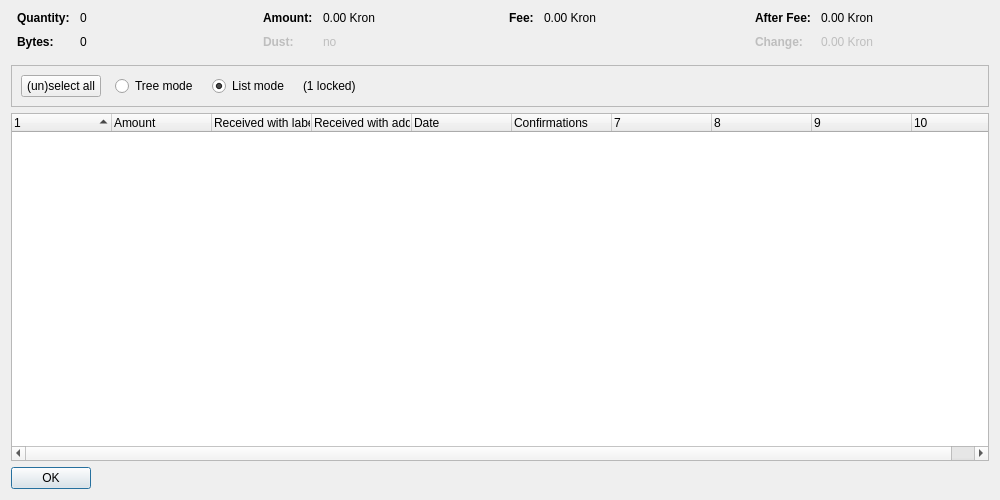
<?xml version="1.0" encoding="UTF-8"?>
<ui version="4.0">
 <class>CoinControlDialog</class>
 <widget class="QDialog" name="CoinControlDialog">
  <property name="geometry">
   <rect>
    <x>0</x>
    <y>0</y>
    <width>1000</width>
    <height>500</height>
   </rect>
  </property>
  <property name="windowTitle">
   <string>Coin Selection</string>
  </property>
  <layout class="QVBoxLayout" name="verticalLayout">
   <item>
    <layout class="QHBoxLayout" name="horizontalLayoutTop" stretch="0,0,0,0">
     <property name="topMargin">
      <number>0</number>
     </property>
     <property name="bottomMargin">
      <number>10</number>
     </property>
     <item>
      <layout class="QFormLayout" name="formLayoutCoinControl1">
       <property name="horizontalSpacing">
        <number>10</number>
       </property>
       <property name="verticalSpacing">
        <number>10</number>
       </property>
       <property name="leftMargin">
        <number>6</number>
       </property>
       <property name="rightMargin">
        <number>6</number>
       </property>
       <item row="0" column="0">
        <widget class="QLabel" name="labelCoinControlQuantityText">
         <property name="font">
          <font>
           <weight>75</weight>
           <bold>true</bold>
          </font>
         </property>
         <property name="text">
          <string>Quantity:</string>
         </property>
        </widget>
       </item>
       <item row="0" column="1">
        <widget class="QLabel" name="labelCoinControlQuantity">
         <property name="cursor">
          <cursorShape>IBeamCursor</cursorShape>
         </property>
         <property name="contextMenuPolicy">
          <enum>Qt::ActionsContextMenu</enum>
         </property>
         <property name="text">
          <string notr="true">0</string>
         </property>
         <property name="textInteractionFlags">
          <set>Qt::LinksAccessibleByMouse|Qt::TextSelectableByKeyboard|Qt::TextSelectableByMouse</set>
         </property>
        </widget>
       </item>
       <item row="1" column="0">
        <widget class="QLabel" name="labelCoinControlBytesText">
         <property name="font">
          <font>
           <weight>75</weight>
           <bold>true</bold>
          </font>
         </property>
         <property name="text">
          <string>Bytes:</string>
         </property>
        </widget>
       </item>
       <item row="1" column="1">
        <widget class="QLabel" name="labelCoinControlBytes">
         <property name="cursor">
          <cursorShape>IBeamCursor</cursorShape>
         </property>
         <property name="contextMenuPolicy">
          <enum>Qt::ActionsContextMenu</enum>
         </property>
         <property name="text">
          <string notr="true">0</string>
         </property>
         <property name="textInteractionFlags">
          <set>Qt::LinksAccessibleByMouse|Qt::TextSelectableByKeyboard|Qt::TextSelectableByMouse</set>
         </property>
        </widget>
       </item>
      </layout>
     </item>
     <item>
      <layout class="QFormLayout" name="formLayoutCoinControl2">
       <property name="horizontalSpacing">
        <number>10</number>
       </property>
       <property name="verticalSpacing">
        <number>10</number>
       </property>
       <property name="leftMargin">
        <number>6</number>
       </property>
       <property name="rightMargin">
        <number>6</number>
       </property>
       <item row="0" column="0">
        <widget class="QLabel" name="labelCoinControlAmountText">
         <property name="font">
          <font>
           <weight>75</weight>
           <bold>true</bold>
          </font>
         </property>
         <property name="text">
          <string>Amount:</string>
         </property>
        </widget>
       </item>
       <item row="0" column="1">
        <widget class="QLabel" name="labelCoinControlAmount">
         <property name="cursor">
          <cursorShape>IBeamCursor</cursorShape>
         </property>
         <property name="contextMenuPolicy">
          <enum>Qt::ActionsContextMenu</enum>
         </property>
         <property name="text">
          <string notr="true">0.00 Kron</string>
         </property>
         <property name="textInteractionFlags">
          <set>Qt::LinksAccessibleByMouse|Qt::TextSelectableByKeyboard|Qt::TextSelectableByMouse</set>
         </property>
        </widget>
       </item>
       <item row="1" column="0">
        <widget class="QLabel" name="labelCoinControlLowOutputText">
         <property name="enabled">
          <bool>false</bool>
         </property>
         <property name="font">
          <font>
           <weight>75</weight>
           <bold>true</bold>
          </font>
         </property>
         <property name="text">
          <string>Dust:</string>
         </property>
        </widget>
       </item>
       <item row="1" column="1">
        <widget class="QLabel" name="labelCoinControlLowOutput">
         <property name="enabled">
          <bool>false</bool>
         </property>
         <property name="cursor">
          <cursorShape>IBeamCursor</cursorShape>
         </property>
         <property name="contextMenuPolicy">
          <enum>Qt::ActionsContextMenu</enum>
         </property>
         <property name="text">
          <string notr="true">no</string>
         </property>
         <property name="textInteractionFlags">
          <set>Qt::LinksAccessibleByMouse|Qt::TextSelectableByKeyboard|Qt::TextSelectableByMouse</set>
         </property>
        </widget>
       </item>
      </layout>
     </item>
     <item>
      <layout class="QFormLayout" name="formLayoutCoinControl3">
       <property name="horizontalSpacing">
        <number>10</number>
       </property>
       <property name="verticalSpacing">
        <number>10</number>
       </property>
       <property name="leftMargin">
        <number>6</number>
       </property>
       <property name="rightMargin">
        <number>6</number>
       </property>
       <item row="0" column="0">
        <widget class="QLabel" name="labelCoinControlFeeText">
         <property name="font">
          <font>
           <weight>75</weight>
           <bold>true</bold>
          </font>
         </property>
         <property name="text">
          <string>Fee:</string>
         </property>
        </widget>
       </item>
       <item row="0" column="1">
        <widget class="QLabel" name="labelCoinControlFee">
         <property name="cursor">
          <cursorShape>IBeamCursor</cursorShape>
         </property>
         <property name="contextMenuPolicy">
          <enum>Qt::ActionsContextMenu</enum>
         </property>
         <property name="text">
          <string notr="true">0.00 Kron</string>
         </property>
         <property name="textInteractionFlags">
          <set>Qt::LinksAccessibleByMouse|Qt::TextSelectableByKeyboard|Qt::TextSelectableByMouse</set>
         </property>
        </widget>
       </item>
      </layout>
     </item>
     <item>
      <layout class="QFormLayout" name="formLayoutCoinControl4">
       <property name="horizontalSpacing">
        <number>10</number>
       </property>
       <property name="verticalSpacing">
        <number>10</number>
       </property>
       <property name="leftMargin">
        <number>6</number>
       </property>
       <property name="rightMargin">
        <number>6</number>
       </property>
       <item row="0" column="0">
        <widget class="QLabel" name="labelCoinControlAfterFeeText">
         <property name="font">
          <font>
           <weight>75</weight>
           <bold>true</bold>
          </font>
         </property>
         <property name="text">
          <string>After Fee:</string>
         </property>
        </widget>
       </item>
       <item row="0" column="1">
        <widget class="QLabel" name="labelCoinControlAfterFee">
         <property name="cursor">
          <cursorShape>IBeamCursor</cursorShape>
         </property>
         <property name="contextMenuPolicy">
          <enum>Qt::ActionsContextMenu</enum>
         </property>
         <property name="text">
          <string notr="true">0.00 Kron</string>
         </property>
         <property name="textInteractionFlags">
          <set>Qt::LinksAccessibleByMouse|Qt::TextSelectableByKeyboard|Qt::TextSelectableByMouse</set>
         </property>
        </widget>
       </item>
       <item row="1" column="0">
        <widget class="QLabel" name="labelCoinControlChangeText">
         <property name="enabled">
          <bool>false</bool>
         </property>
         <property name="font">
          <font>
           <weight>75</weight>
           <bold>true</bold>
          </font>
         </property>
         <property name="text">
          <string>Change:</string>
         </property>
        </widget>
       </item>
       <item row="1" column="1">
        <widget class="QLabel" name="labelCoinControlChange">
         <property name="enabled">
          <bool>false</bool>
         </property>
         <property name="cursor">
          <cursorShape>IBeamCursor</cursorShape>
         </property>
         <property name="contextMenuPolicy">
          <enum>Qt::ActionsContextMenu</enum>
         </property>
         <property name="text">
          <string notr="true">0.00 Kron</string>
         </property>
         <property name="textInteractionFlags">
          <set>Qt::LinksAccessibleByMouse|Qt::TextSelectableByKeyboard|Qt::TextSelectableByMouse</set>
         </property>
        </widget>
       </item>
      </layout>
     </item>
    </layout>
   </item>
   <item>
    <widget class="QFrame" name="frame">
     <property name="minimumSize">
      <size>
       <width>0</width>
       <height>40</height>
      </size>
     </property>
     <property name="frameShape">
      <enum>QFrame::StyledPanel</enum>
     </property>
     <property name="frameShadow">
      <enum>QFrame::Sunken</enum>
     </property>
     <layout class="QHBoxLayout" name="horizontalLayout">
      <item>
       <layout class="QHBoxLayout" name="horizontalLayoutPanel" stretch="0,0,0,0,0">
        <property name="spacing">
         <number>14</number>
        </property>
        <item>
         <widget class="QPushButton" name="pushButtonSelectAll">
          <property name="sizePolicy">
           <sizepolicy hsizetype="Maximum" vsizetype="Fixed">
            <horstretch>0</horstretch>
            <verstretch>0</verstretch>
           </sizepolicy>
          </property>
          <property name="text">
           <string>(un)select all</string>
          </property>
          <property name="autoDefault">
           <bool>false</bool>
          </property>
         </widget>
        </item>
        <item>
         <widget class="QRadioButton" name="radioTreeMode">
          <property name="sizePolicy">
           <sizepolicy hsizetype="Maximum" vsizetype="Fixed">
            <horstretch>0</horstretch>
            <verstretch>0</verstretch>
           </sizepolicy>
          </property>
          <property name="text">
           <string>Tree mode</string>
          </property>
         </widget>
        </item>
        <item>
         <widget class="QRadioButton" name="radioListMode">
          <property name="sizePolicy">
           <sizepolicy hsizetype="Maximum" vsizetype="Fixed">
            <horstretch>0</horstretch>
            <verstretch>0</verstretch>
           </sizepolicy>
          </property>
          <property name="text">
           <string>List mode</string>
          </property>
          <property name="checked">
           <bool>true</bool>
          </property>
         </widget>
        </item>
        <item>
         <widget class="QLabel" name="labelLocked">
          <property name="text">
           <string notr="true">(1 locked)</string>
          </property>
         </widget>
        </item>
        <item>
         <spacer name="horizontalSpacer">
          <property name="orientation">
           <enum>Qt::Horizontal</enum>
          </property>
          <property name="sizeHint" stdset="0">
           <size>
            <width>40</width>
            <height>20</height>
           </size>
          </property>
         </spacer>
        </item>
       </layout>
      </item>
     </layout>
    </widget>
   </item>
   <item>
    <widget class="CoinControlTreeWidget" name="treeWidget">
     <property name="contextMenuPolicy">
      <enum>Qt::CustomContextMenu</enum>
     </property>
     <property name="sortingEnabled">
      <bool>false</bool>
     </property>
     <property name="columnCount">
      <number>10</number>
     </property>
     <attribute name="headerShowSortIndicator" stdset="0">
      <bool>true</bool>
     </attribute>
     <attribute name="headerStretchLastSection">
      <bool>false</bool>
     </attribute>
     <column>
      <property name="text">
       <string/>
      </property>
     </column>
     <column>
      <property name="text">
       <string>Amount</string>
      </property>
     </column>
     <column>
      <property name="text">
       <string>Received with label</string>
      </property>
     </column>
     <column>
      <property name="text">
       <string>Received with address</string>
      </property>
     </column>
     <column>
      <property name="text">
       <string>Date</string>
      </property>
     </column>
     <column>
      <property name="text">
       <string>Confirmations</string>
      </property>
      <property name="toolTip">
       <string>Confirmed</string>
      </property>
     </column>
     <column>
      <property name="text">
       <string/>
      </property>
     </column>
     <column>
      <property name="text">
       <string/>
      </property>
     </column>
     <column>
      <property name="text">
       <string/>
      </property>
     </column>
     <column>
      <property name="text">
       <string/>
      </property>
     </column>
    </widget>
   </item>
   <item>
    <widget class="QDialogButtonBox" name="buttonBox">
     <property name="sizePolicy">
      <sizepolicy hsizetype="Maximum" vsizetype="Fixed">
       <horstretch>0</horstretch>
       <verstretch>0</verstretch>
      </sizepolicy>
     </property>
     <property name="orientation">
      <enum>Qt::Horizontal</enum>
     </property>
     <property name="standardButtons">
      <set>QDialogButtonBox::Ok</set>
     </property>
    </widget>
   </item>
  </layout>
 </widget>
 <customwidgets>
  <customwidget>
   <class>CoinControlTreeWidget</class>
   <extends>QTreeWidget</extends>
   <header>coincontroltreewidget.h</header>
  </customwidget>
 </customwidgets>
 <resources/>
 <connections/>
</ui>
